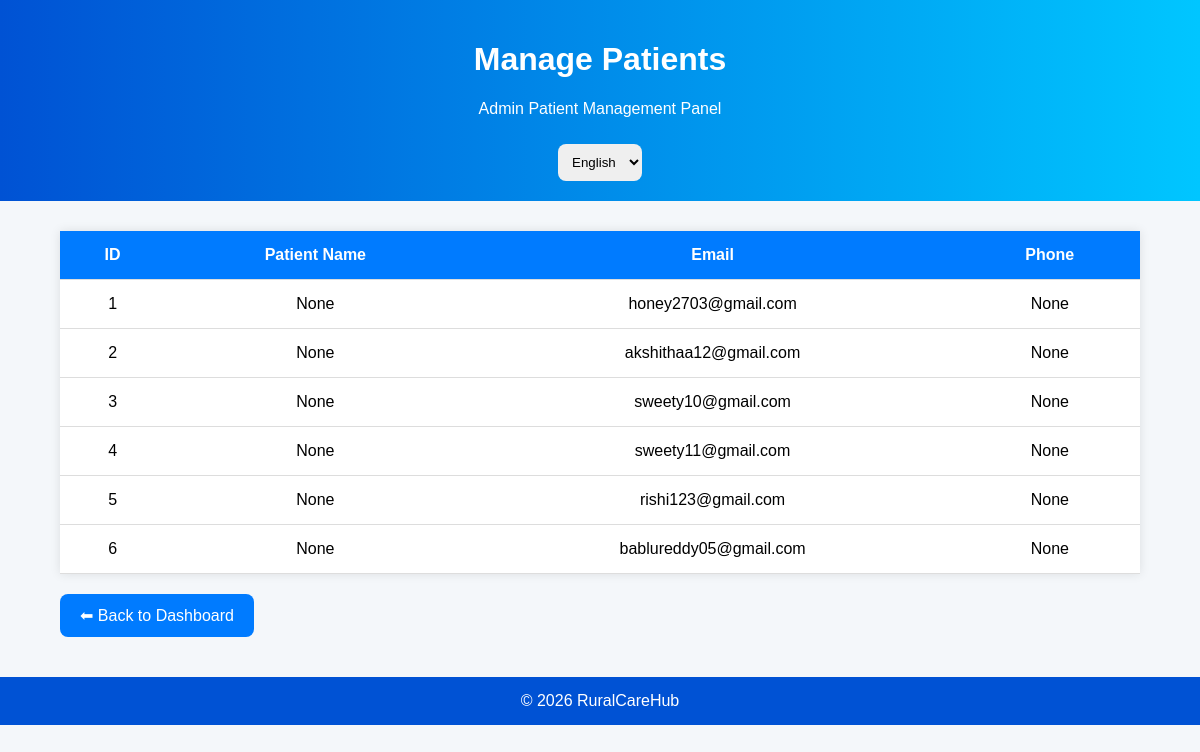
Before: /manage-patients with the older database file.
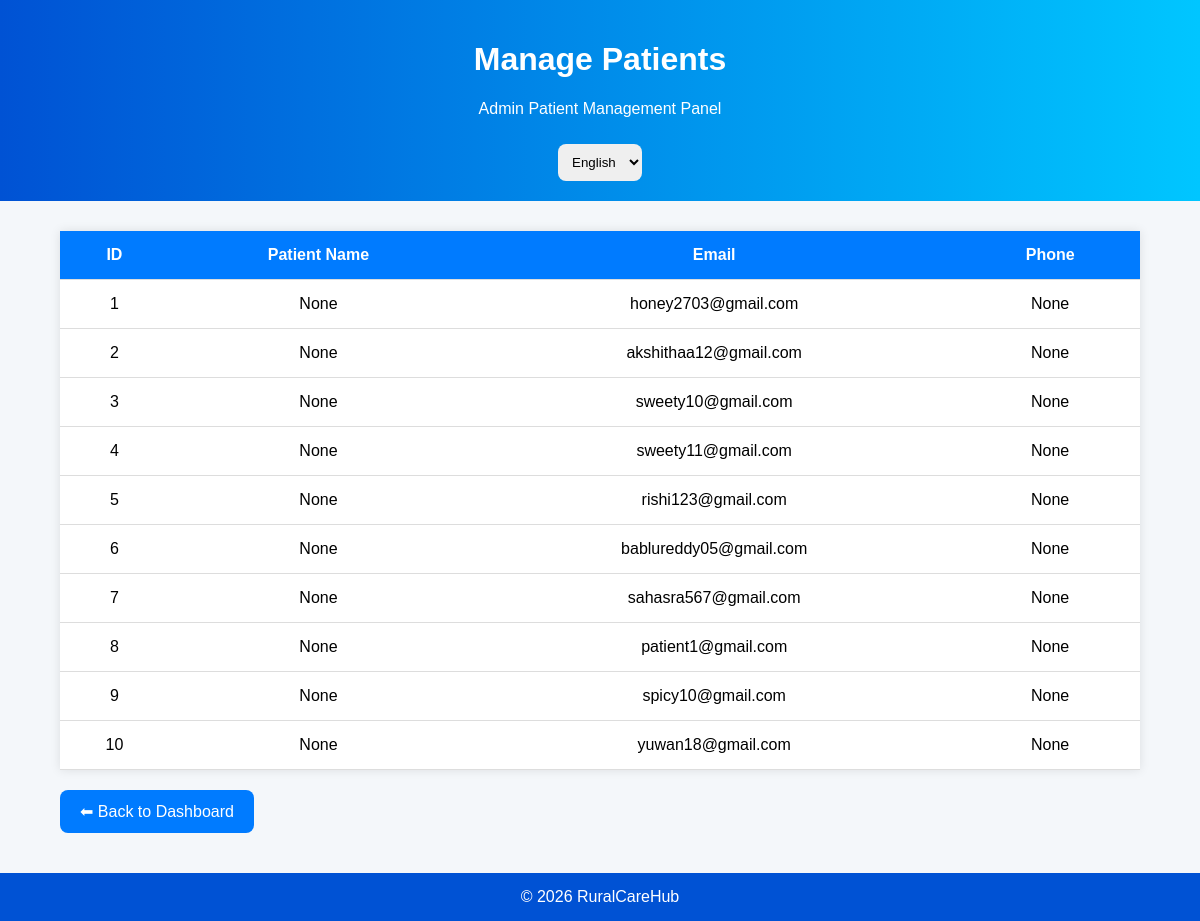
After: the same page with the newer database file.
### app.py (models this page shows)
class User(db.Model):
    id = db.Column(db.Integer, primary_key=True)
    name = db.Column(db.String(100))
    email = db.Column(db.String(100), unique=True)
    phone = db.Column(db.String(20))
    address = db.Column(db.String(200))
    password = db.Column(db.String(100))

### app.py (the view)
@app.route('/manage-patients')
def manage_patients():
    users = User.query.all()
    return render_template(
        'manage_patients.html',
        users=users
    )

### templates/manage_patients.html (shortened to what this page needs)
<!DOCTYPE html>
<html>
<head>
</head>
<body>
<div class="header">
<h1 id="title">Manage Patients</h1>
<p id="subtitle">
</p>
<select id="languageSelect"
onchange="changeLanguage()">
<option value="en">English</option>
</select>
</div>
<div class="container">
<table>
<tr>
<th>ID</th>
<th id="nameText">Patient Name</th>
<th>Email</th>
<th>Phone</th>
</tr>
{% for user in users %}
<tr>
<td>{{ user.id }}</td>
<td>{{ user.name }}</td>
<td>{{ user.email }}</td>
<td>{{ user.phone }}</td>
</tr>
{% endfor %}
</table>
<a href="/admin"
class="back-btn"
id="backBtn">
</a>
</div>
<footer>
© 2026 RuralCareHub
</footer>
</body>
</html>

### templates/manage_patients.html (style rules this page uses)
body { margin:0; font-family:Arial; background:#f4f7fa; }
.header { background:linear-gradient(to right,#0052d4,#00c6ff); color:white; text-align:center; padding:20px; }
.container { width:90%; margin:30px auto; }
table { width:100%; border-collapse:collapse; background:white; box-shadow:0 0 10px rgba(0,0,0,0.1); }
th,td { padding:15px; text-align:center; border-bottom:1px solid #ddd; }
th { background:#007bff; color:white; }
.back-btn { display:inline-block; margin-top:20px; padding:12px 20px; background:#007bff; color:white; text-decoration:none; border-radius:8px; }
select { padding:10px; border-radius:8px; border:none; margin-top:10px; }
footer { background:#0052d4; color:white; text-align:center; padding:15px; margin-top:40px; }

Changed rows visible on the page:
added User: id "7", name "None", email "sahasra567@gmail.com", phone "None"
added User: id "8", name "None", email "patient1@gmail.com", phone "None"
added User: id "9", name "None", email "spicy10@gmail.com", phone "None"
added User: id "10", name "None", email "yuwan18@gmail.com", phone "None"
